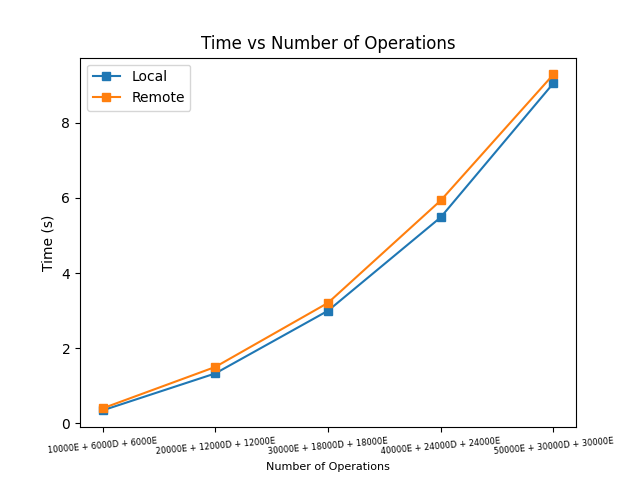

Reproduce this figure in Python.
#!/usr/bin/env python3
import matplotlib.pyplot as plt

local_enque_time = []
remote_enque_time = []

num_enque = []

if __name__ == "__main__":
    # read data from "results.txt"
    with open('result.txt', 'r') as f:
        for line in f:
            line = line.split()
            if line[0] == 'Test:':
                num_enque.append(str(line[1] + 'E + ' + line[2] + 'D + ' + line[3] + 'E' ))
            elif line[0] == 'Local_Time:':
                local_enque_time.append(float(line[1]))
            elif line[0] == 'Remote_Time:':
                remote_enque_time.append(float(line[1]))

    # plot graphs
    fig = plt.figure()
    plt.plot(num_enque, local_enque_time,'-s' , label='Local')
    plt.plot(num_enque, remote_enque_time, '-s', label='Remote')
    plt.xlabel('Number of Operations', fontsize = 8)
    plt.ylabel('Time (s)')
    plt.xticks(rotation = 5, fontsize = 6)
    plt.title('Time vs Number of Operations')
    plt.legend()
    plt.savefig('graph.png')